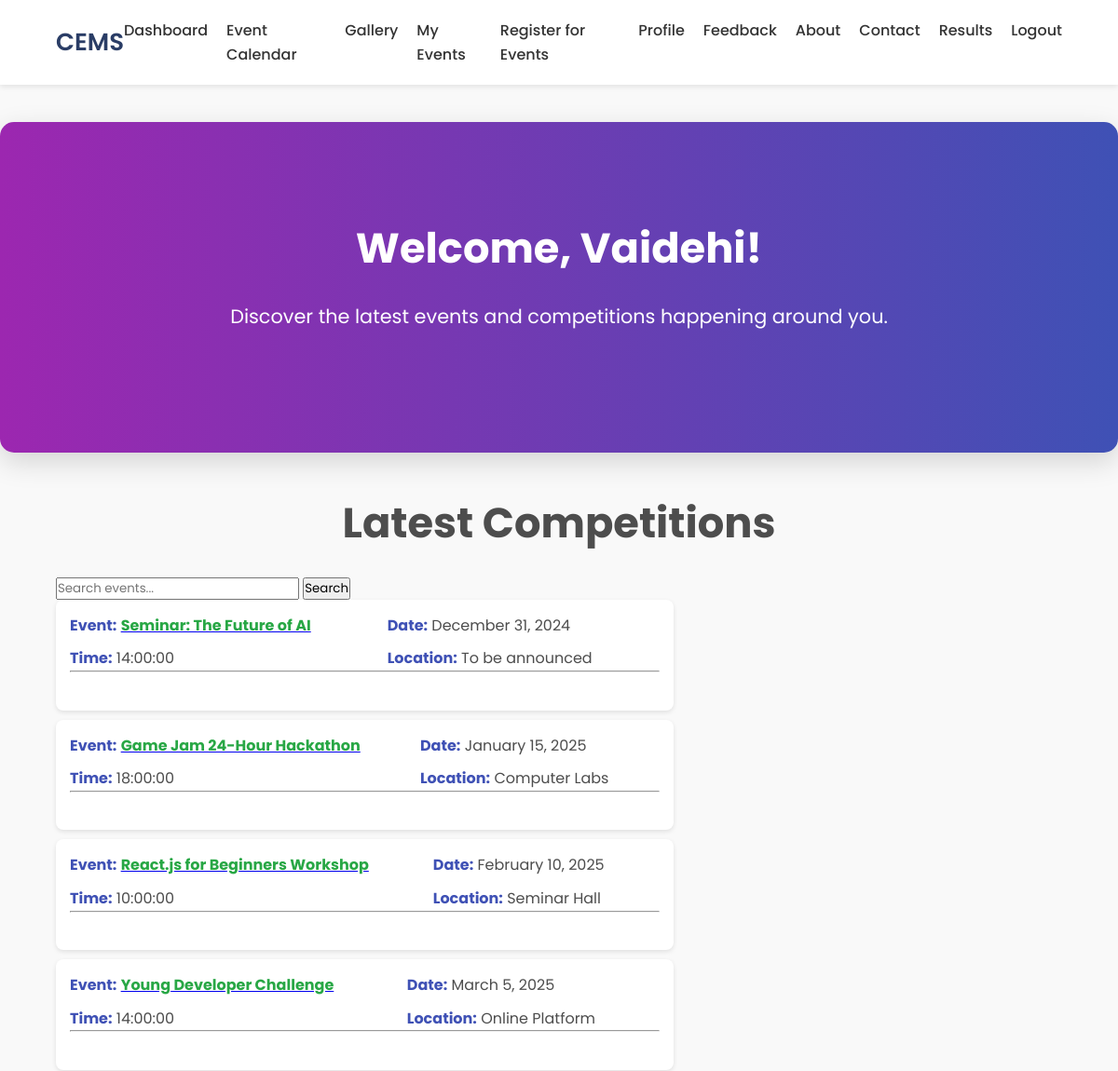
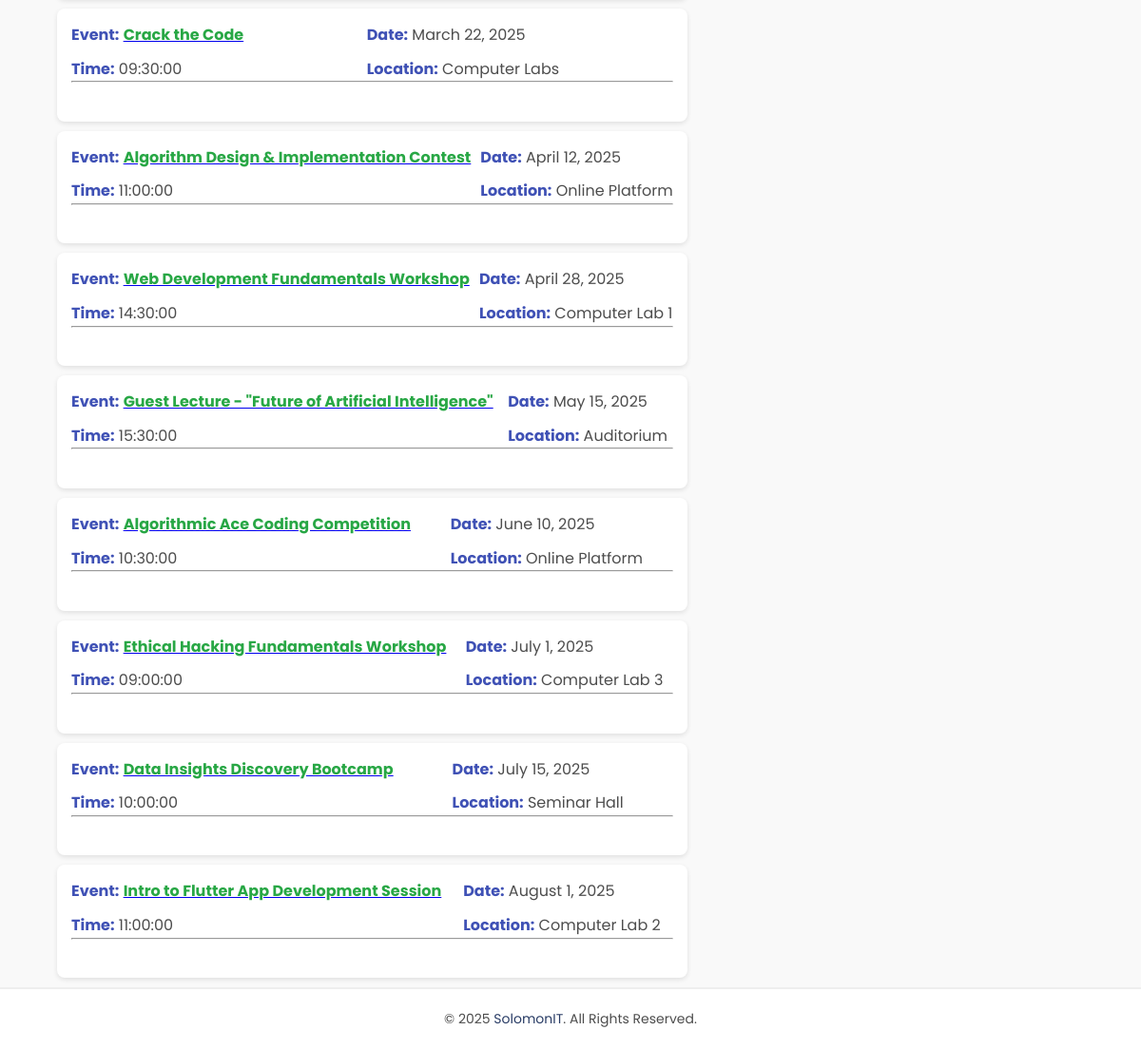
The app's page /event_calendar.php (signed in) with its own data (2 pictures, top to bottom).
### tables this page shows
CREATE TABLE `user_master` (
  `user_id` int NOT NULL AUTO_INCREMENT,
  `user_name` text,
  `user_email` text,
  `user_password` text,
  `user_address` text,
  `otp` varchar(255) DEFAULT NULL,
  `otp_expiry` int DEFAULT NULL,
  `user_created_at` datetime DEFAULT CURRENT_TIMESTAMP,
  PRIMARY KEY (`user_id`)
);

CREATE TABLE `event_master` (
  `event_id` int NOT NULL AUTO_INCREMENT,
  `event_name` text,
  `event_date` text,
  `event_location` text,
  `event_time` text,
  `event_description` text NOT NULL,
  `f_prize` varchar(255) NOT NULL,
  `s_prize` varchar(255) NOT NULL,
  `event_price` varchar(255) NOT NULL,
  `max_par` int NOT NULL,
  `is_active` tinyint(1) NOT NULL DEFAULT '1',
  PRIMARY KEY (`event_id`)
);

### event_calendar.php (the view, shortened to what this page needs)
<?php
include "config.php";
if (!isset($_SESSION['user_id']) || $_SESSION['loggedin'] !== true) {
    echo "<script>window.location.href='login.php'</script>";
    exit();
} else {
    $u_id = $_SESSION['user_id'];
    $sql = "SELECT * FROM user_master WHERE user_id = $u_id";
    $res = mysqli_query($conn, $sql);
    $row = mysqli_fetch_assoc($res);
}
$search_term = isset($_GET['search']) ? mysqli_real_escape_string($conn, $_GET['search']) : '';
$where_clause = "";
$sql = "SELECT * FROM event_master WHERE is_active = 1 $where_clause ORDER BY event_date ASC";
$result = mysqli_query($conn, $sql);
$events = [];
while ($row_event = mysqli_fetch_assoc($result)) {
    $events[] = $row_event;
}
?>
<!DOCTYPE html>
<html lang="en">
<head>
</head>
<body>
    <?php include "navbar.php"; ?>
    <main>
        <section class="hero">
            <div class="hero-content">
                <h1 class="hero-title">Welcome, <?php echo $row['user_name']; ?>!</h1>
                <p class="hero-text">Discover the latest events and competitions happening around you.</p>
            </div>
        </section>
        <section class="event-list">
            <center>
                <h2 class="hero-title">Latest Competitions</h2>
            </center>
            <div class="container">
                <form action="" method="GET">
                    <input type="text" name="search" placeholder="Search events..." value="<?php echo htmlspecialchars($search_term); ?>">
                    <button type="submit">Search</button>
                </form>
            </div>
            <div class="container">
                <ul>
                    <?php if (empty($events)) { ?>
                        <li>No events found.</li>
                    <?php } else { ?>
                        <?php foreach ($events as $event) {
                            $event_id = htmlspecialchars($event['event_id']);
                             ?>
                            <li>
                                <div class="event-details">
                                    <p><strong>Event:</strong>
                                         <a href="event_details.php?event_id=<?php echo $event_id ?>">
                                        <span class="highlighted-text"><?php echo htmlspecialchars($event['event_name']); ?></span></a></p>
                                    <p><strong>Date:</strong> <?php echo date('F j, Y', strtotime($event['event_date'])); ?></p>
                                    <p><strong>Time:</strong> <?php echo $event['event_time']; ?></p>
                                    <p><strong>Location:</strong> <?php echo htmlspecialchars($event['event_location']); ?></p>
                                </div>
                                <hr>
                                <br>
                            </li>
                        <?php } ?>
                    <?php } ?>
                                    </ul>
            </div>
        </section>
    </main>
    <footer>
        <p>© 2025 <a href="https://www.solomonit.com" target="_blank">SolomonIT</a>. All Rights Reserved.</p>
    </footer>
</body>
</html>

### navbar.php (shortened to what this page needs)
<!DOCTYPE html>
<html lang="en">
<head>
</head>
<body>
    <header>
        <div class="container">
            <a href="dashboard.php" class="logo">CEMS</a>
            <nav class="navbar">
                <ul class="navbar-list">
                    <li><a href="dashboard.php" class="navbar-link">Dashboard</a></li>
                    <li><a href="event_calendar.php" class="navbar-link">Event Calendar</a></li>
                    <li><a href="gallery.php" class="navbar-link">Gallery</a></li>
                    <li><a href="my_events.php" class="navbar-link">My Events</a></li>
                    <li><a href="register_event.php" class="navbar-link">Register for Events</a></li>
                    <li><a href="profile.php" class="navbar-link">Profile</a></li>
                    <li><a href="feedback.php" class="navbar-link">Feedback</a></li>
                    <li><a href="about.php" class="navbar-link">About</a></li>
                    <li><a href="contact.php" class="navbar-link">Contact</a></li>
                    <li><a href="view_results.php" class="navbar-link">Results</a></li>
                    <li><a href="logout.php" class="navbar-link">Logout</a></li>
                </ul>
            </nav>
        </div>
    </header>
</body>
</html>

### event_calendar.php (style rules this page uses)
* { margin: 0; padding: 0; box-sizing: border-box; font-family: 'Poppins', sans-serif; }
body { background-color: #f9f9f9; color: #4d4d4d; font-size: 16px; line-height: 1.6; min-height: 100vh; display: flex; flex-direction: column; }
header { background: #fff; padding: 20px 0; position: sticky; top: 0; width: 100%; box-shadow: 0 2px 6px rgba(0, 0, 0, 0.1); }
.container { width: 90%; max-width: 1200px; margin: 0 auto; display: flex; justify-content: space-between; align-items: center; }
.logo { font-size: 26px; font-weight: 600; color: #2a3d66; text-decoration: none; }
.navbar-list { display: flex; list-style: none; gap: 20px; }
.navbar-link { text-decoration: none; color: #333; font-weight: 500; transition: color 0.3s ease; }
.hero { flex: 1; display: flex; align-items: center; justify-content: center; text-align: center; padding: 100px 20px; background: linear-gradient(to right, #9c27b0, #3f51b5); color: white; border-radius: 15px; margin-top: 40px; box-shadow: 0 10px 30px rgba(0, 0, 0, 0.15); }
.hero-content { max-width: 800px; }
.hero-title { font-size: 2.8rem; font-weight: 700; margin-bottom: 20px; }
.hero-text { font-size: 1.3rem; font-weight: 400; margin-bottom: 30px; }
.event-list { margin-top: 40px; }
.event-list ul { list-style: none; padding-left: 0; }
.event-list li { background-color: #fff; padding: 15px; margin-bottom: 10px; border-radius: 8px; box-shadow: 0 2px 5px rgba(0, 0, 0, 0.1); }
.event-list li strong { color: #3f51b5; }
footer { background-color: #fff; padding: 20px; text-align: center; font-size: 14px; margin-top: auto; border-top: 2px solid #eee; }
footer p { margin: 0; }
footer a { color: #2a3d66; text-decoration: none; transition: color 0.3s ease; }
.event-details { display: grid; grid-template-columns: auto auto; gap: 10px; }
.event-details p { margin: 0; }
.highlighted-text { color: #28a745; font-weight: bold; }

### navbar.php (style rules this page uses)
* { margin: 0; padding: 0; box-sizing: border-box; font-family: 'Poppins', sans-serif; }
header { background: #fff; padding: 20px 0; position: sticky; top: 0; width: 100%; box-shadow: 0 2px 6px rgba(0, 0, 0, 0.1); z-index: 100; }
.container { width: 90%; max-width: 1200px; margin: 0 auto; display: flex; justify-content: space-between; align-items: center; }
.logo { font-size: 26px; font-weight: 600; color: #2a3d66; text-transform: uppercase; text-decoration: none; }
.navbar-list { display: flex; list-style: none; gap: 20px; }
.navbar-link { text-decoration: none; color: #333; font-weight: 500; transition: color 0.3s ease; }

### records on screen
user_master: user_name "Vaidehi"
event_master: event_name "Seminar: The Future of AI", event_date "December 31, 2024", event_time "14:00:00", event_location "To be announced"
event_master: event_name "Game Jam 24-Hour Hackathon", event_date "January 15, 2025", event_time "18:00:00", event_location "Computer Labs"
event_master: event_name "React.js for Beginners Workshop", event_date "February 10, 2025", event_time "10:00:00", event_location "Seminar Hall"
event_master: event_name "Young Developer Challenge", event_date "March 5, 2025", event_time "14:00:00", event_location "Online Platform"
event_master: event_name "Crack the Code", event_date "March 22, 2025", event_time "09:30:00", event_location "Computer Labs"
event_master: event_name "Algorithm Design & Implementation Contest", event_date "April 12, 2025", event_time "11:00:00", event_location "Online Platform"
event_master: event_name "Web Development Fundamentals Workshop", event_date "April 28, 2025", event_time "14:30:00", event_location "Computer Lab 1"
event_master: event_name "Guest Lecture - \"Future of Artificial Intelligence\"", event_date "May 15, 2025", event_time "15:30:00", event_location "Auditorium"
event_master: event_name "Algorithmic Ace Coding Competition", event_date "June 10, 2025", event_time "10:30:00", event_location "Online Platform"
event_master: event_name "Ethical Hacking Fundamentals Workshop", event_date "July 1, 2025", event_time "09:00:00", event_location "Computer Lab 3"
event_master: event_name "Data Insights Discovery Bootcamp", event_date "July 15, 2025", event_time "10:00:00", event_location "Seminar Hall"
event_master: event_name "Intro to Flutter App Development Session", event_date "August 1, 2025", event_time "11:00:00", event_location "Computer Lab 2"
